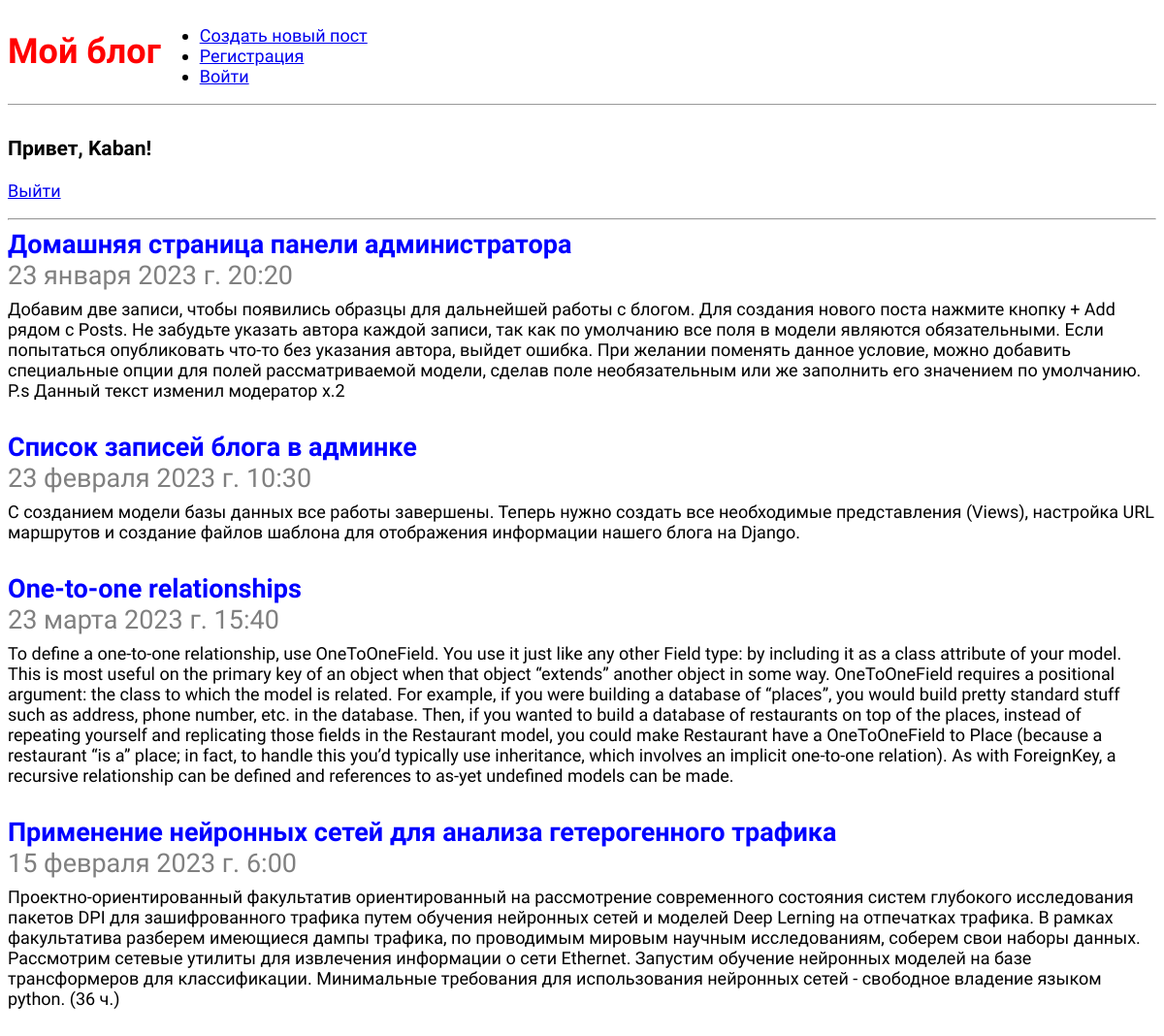
Page / (signed in) on the earlier database version.
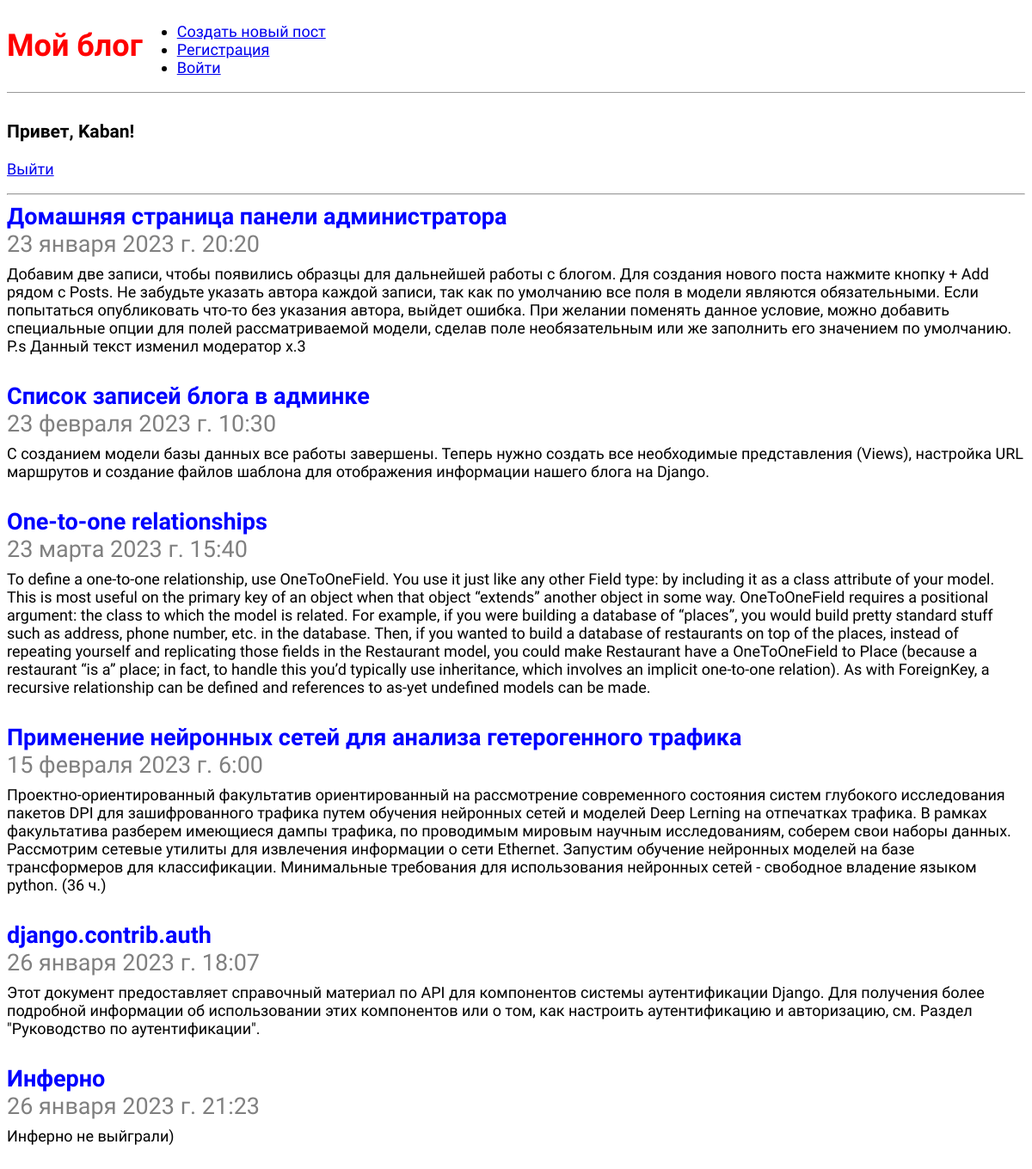
Same page on the later database version.
### blog/models.py (models this page shows, shortened)
class Post(models.Model):
    title = models.CharField(max_length=200)  # Строковое поле, для строк малого и большого размера.
    author = models.ForeignKey(
        'auth.User',
        on_delete=models.CASCADE,  # Если удалиться пользователь, то и его статьи удаляться(каскадное отношение)
    )
    body = models.TextField()  # Большое текстовое поле
    time_create = models.DateTimeField(default=datetime.datetime.now())

### blog/views.py (the view)
# urls.py: path("", BlogListView.as_view(), name='home'),
class BlogListView(ListView):
    model = Post
    template_name = 'home.html'

### templates/home.html
{% extends 'base.html' %}
{% block content %}
{% if user.is_authenticated %}
  {% for post in object_list %}
    <div class="post-entry">
      <h2>
        <a href="{% url 'post_detail' post.pk %}">{{ post.title }}</a>
        <p style="color:grey;">{{ post.time_create }}</p>
      </h2>
      <p>{{ post.body }}</p>
    </div>
  {% endfor %}
{% endif %}
{% endblock content %}

### templates/base.html (shortened to what this page needs)
{% load static %}
<html>
  <head>
    <link href="{% static 'css/base.css' %}" rel="stylesheet">
  </head>
  <body>
    <header>
       <div>
          <h1><a href="{% url 'home' %}">Мой блог</a></h1>
        </div>
      <ul>
        <li><a href="{% url 'post_new' %}">Создать новый пост</a></li>
        <li><a href="{% url 'signup' %}">Регистрация</a></li>
        <li><a href="{% url 'login' %}">Войти</a></li>
      </ul>
    </header>
    {% if user.is_authenticated %}
        <h3>Привет, {{ user.username }}!</h3>
        <p><a href="{% url 'logout' %}">Выйти</a></p>
        <hr>
      {% else %}
        <p>You are not logged in.</p>
        <a href="{% url 'login' %}">Войти</a>
        <hr>
      {% endif %}
    <div>
      {% block content %}
      {% endblock content %}
    </div>
  </body>
</html>

### static/css/base.css (style rules this page uses)
body { font-family: 'Source Sans Pro', sans-serif; font-size: 18px; }
header { border-bottom: 1px solid #999; margin-bottom: 2rem; display: flex; }
header h1 a { color: red; text-decoration: none; }
.post-entry { margin-bottom: 2rem; }
.post-entry h2 { margin: 0.5rem 0; }
.post-entry h2 a, .post-entry h2 a:visited { color: blue; text-decoration: none; }
.post-entry p { margin: 0; font-weight: 400; }

Differences in the rows shown:
changed Post "Домашняя страница панели администратора": body "…Данный текст изменил модератор x.2" → "…Данный текст изменил модератор x.3"
added Post: title "django.contrib.auth", time_create "26 января 2023 г. 18:07", body "Этот документ предоставляет справочный материал по API для компонентов системы аутентификации Django. Для получения более подробной информации об использовании этих компонентов или о том, как настроить аутентификацию и авторизацию, см. Раздел \"Руководство по аутентификации\"."
added Post: title "Инферно", time_create "26 января 2023 г. 21:23", body "Инферно не выйграли)"
